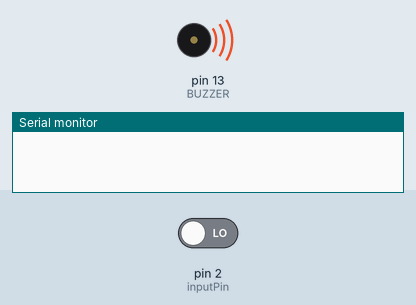
Recording of a sketch running on a simulated Arduino Uno, built with avr-gcc and run on an emulated ATmega328P. Shown: buzzer (waves = sounding, pin HIGH), the last lines printed to the serial monitor. Inputs (shaded band) come from the test bench; at power-on: pin 2 (inputPin) LOW.

Above: at 1.2 s.
1.3 s: pin 2 (inputPin) driven HIGH
At 1.6 s:
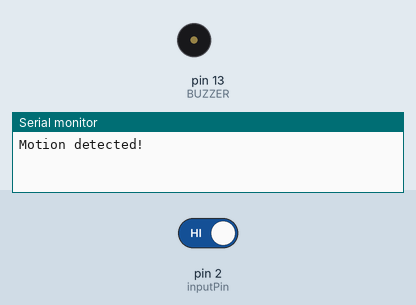
2.8 s: pin 2 (inputPin) driven LOW
At 3.9 s:
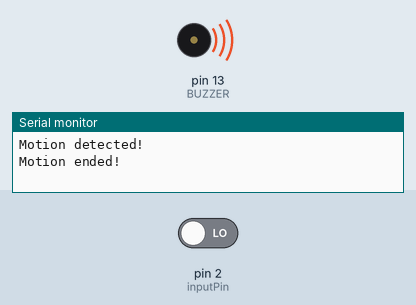
Timing chart, 0 to 5.8 s (numbered marks = the images above; inputs shaded):
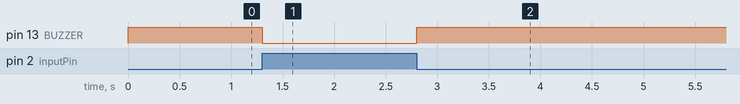

Measured:
- after the input at 1.3 s, pin 13 (BUZZER): HIGH → LOW at once
- after the input at 2.8 s, pin 13 (BUZZER): LOW → HIGH at once

The sketch:

movement_sensor.ino
```cpp
int BUZZER = 13;                // choose the pin for the BUZZER
int inputPin = 2;               // choose the input pin (for PIR sensor)
int pirState = LOW;             // we start, assuming no motion detected
int val = 0;                    // variable for reading the pin status

void setup() {
  pinMode(BUZZER, OUTPUT);      // declare BUZZER as output
  pinMode(inputPin, INPUT);     // declare sensor as input

  Serial.begin(9600);
}

void loop(){
  val = digitalRead(inputPin);  // read input value
  if (val == HIGH) {            // check if the input is HIGH
    digitalWrite(BUZZER, LOW);  // turn BUZZER ON
    if (pirState == LOW) {
      // we have just turned on
      Serial.println("Motion detected!");
      // We only want to print on the output change, not state
      pirState = HIGH;
    }
  } else {
    digitalWrite(BUZZER, HIGH); // turn BUZZER OFF
    if (pirState == HIGH){
      // we have just turned of
      Serial.println("Motion ended!");
      // We only want to print on the output change, not state
      pirState = LOW;
    }
  }
}
```
